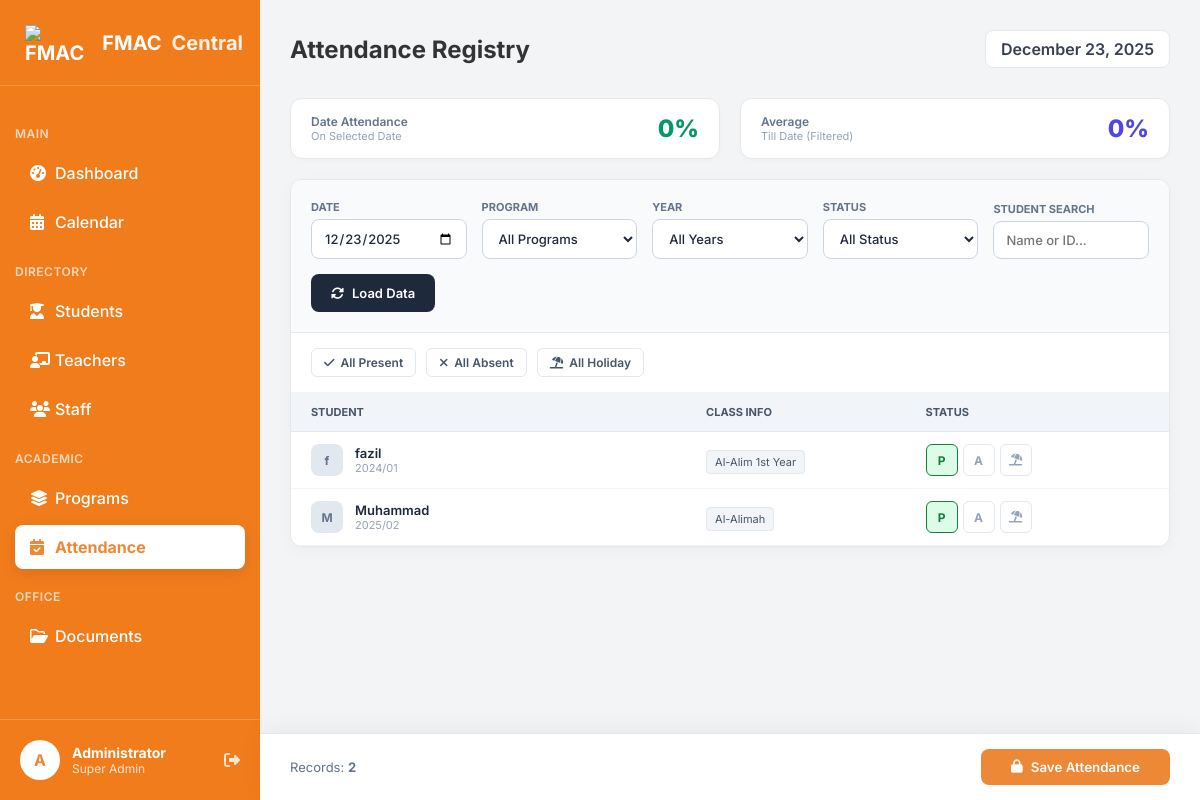
/attendance.php (signed in), run on an earlier commit of the app's database.
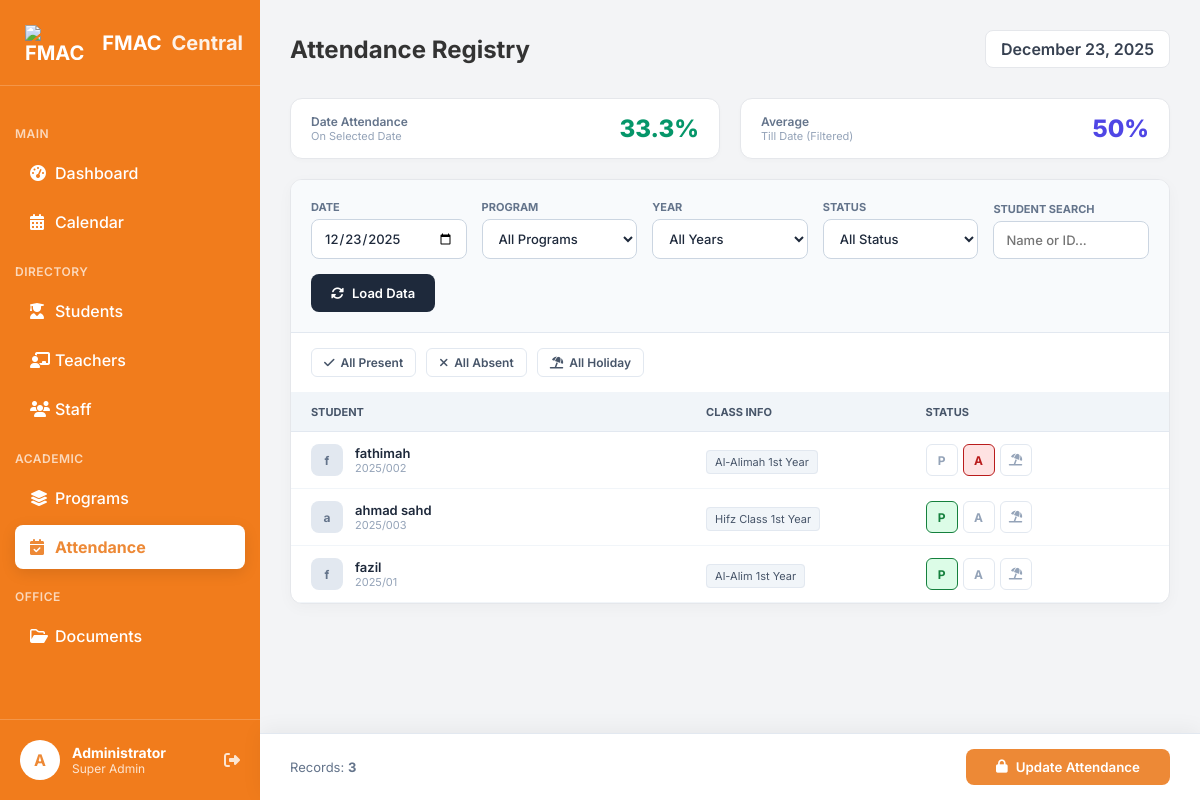
And on a later commit of the database.
### tables this page shows
CREATE TABLE `students` (
  `student_id` int(11) NOT NULL,
  `full_name` varchar(100) NOT NULL,
  `gender` enum('Male','Female') DEFAULT NULL,
  `dob` date DEFAULT NULL,
  `blood_group` varchar(5) DEFAULT NULL,
  `admission_no` varchar(20) DEFAULT NULL,
  `class_year` varchar(50) DEFAULT NULL,
  `status` enum('Active','Inactive','Graduated') DEFAULT 'Active',
  `admission_date` date DEFAULT NULL,
  `created_at` timestamp NOT NULL DEFAULT current_timestamp(),
  `phone` varchar(20) DEFAULT NULL,
  `emergency_phone` varchar(20) DEFAULT NULL,
  `email` varchar(100) DEFAULT NULL,
  `address` text DEFAULT NULL,
  `health_issues` text DEFAULT NULL,
  `photo` text DEFAULT NULL,
  `father_name` varchar(100) DEFAULT NULL,
  `mother_name` varchar(100) DEFAULT NULL
);

### attendance.php (the view, shortened to what the changed rows need)
<?php
include 'db_conn.php';
$selected_date  = isset($_GET['date']) ? $_GET['date'] : date('Y-m-d');
$filter_conditions = "s.status='Active' AND (s.admission_date <= '$selected_date' OR s.admission_date IS NULL)";
$active_count_query = mysqli_query($conn, "SELECT COUNT(*) as total FROM students s WHERE $filter_conditions");
$active_count_data = mysqli_fetch_assoc($active_count_query);
$total_filtered_students = $active_count_data['total'];
$present_count_query = mysqli_query($conn, "SELECT COUNT(*) as total FROM attendance a
                                            JOIN students s ON a.student_id = s.student_id
                                            WHERE a.date='$selected_date' AND a.status='Present' AND $filter_conditions");
$present_count_data = mysqli_fetch_assoc($present_count_query);
$present_on_date = $present_count_data['total'];
$date_percentage = ($total_filtered_students > 0) ? round(($present_on_date / $total_filtered_students) * 100, 1) : 0;
$range_percentage = 0;
if ($selected_date <= date('Y-m-d')) {
    $range_present_query = mysqli_query($conn, "SELECT COUNT(*) as total FROM attendance a
                                                JOIN students s ON a.student_id = s.student_id
                                                WHERE a.date >= '$selected_date' AND a.date <= CURDATE()
                                                AND a.status='Present' AND $filter_conditions");
    $range_present_data = mysqli_fetch_assoc($range_present_query);
    $total_range_present = $range_present_data['total'];
    $range_total_query = mysqli_query($conn, "SELECT COUNT(*) as total FROM attendance a
                                              JOIN students s ON a.student_id = s.student_id
                                              WHERE a.date >= '$selected_date' AND a.date <= CURDATE()
                                              AND $filter_conditions");
    $range_total_data = mysqli_fetch_assoc($range_total_query);
    $total_range_records = $range_total_data['total'];
    $range_percentage = ($total_range_records > 0) ? round(($total_range_present / $total_range_records) * 100, 1) : 0;
}
$query = "SELECT * FROM students s WHERE $filter_conditions ORDER BY s.admission_no ASC";
$students = mysqli_query($conn, $query);
$check_date_sql = "SELECT * FROM attendance WHERE date = '$selected_date' LIMIT 1";
$is_existing = (mysqli_num_rows(mysqli_query($conn, $check_date_sql)) > 0);
$btn_text = $is_existing ? "Update Attendance" : "Save Attendance";
?>
<!DOCTYPE html>
<html lang="en">
<head>
    <link rel="stylesheet" href="https://cdnjs.cloudflare.com/ajax/libs/font-awesome/6.4.0/css/all.min.css">
    <link rel="stylesheet" href="dashboard.css">
</head>
<body>
    <div class="dashboard-container">
        <main class="main-content">
            <header class="top-header">
                <h2>Attendance Registry</h2>
            </header>
            <div class="stats-row">
                <div class="stat-box">
                    <div>
                        <div class="stat-label" style="text-align:left;">Date Attendance</div>
                        <div style="font-size:11px; color:#94A3B8;">On Selected Date</div>
                    </div>
                    <div class="stat-value" style="color: #059669;"><?php echo $date_percentage; ?>%</div>
                </div>
                <div class="stat-box">
                    <div>
                        <div class="stat-label" style="text-align:left;">Average</div>
                        <div style="font-size:11px; color:#94A3B8;">Till Date (Filtered)</div>
                    </div>
                    <div class="stat-value" style="color: #4F46E5;"><?php echo $range_percentage; ?>%</div>
                </div>
            </div>
            <div class="attendance-card">
                <form method="POST" id="attForm">
                    <?php if (mysqli_num_rows($students) > 0) { ?>
                        <table class="att-table">
                            <thead>
                                <tr>
                                    <th style="width: 45%;">Student</th>
                                    <th style="width: 25%;">Class Info</th>
                                    <th style="width: 30%;">Status</th>
                                </tr>
                            </thead>
                            <tbody>
                                <?php while ($row = mysqli_fetch_assoc($students)) {
                                    $sid = $row['student_id'];
                                    $initial = substr($row['full_name'], 0, 1);
                                    $res = mysqli_query($conn, "SELECT status FROM attendance WHERE student_id='$sid' AND date='$selected_date'");
                                    $existing = mysqli_fetch_assoc($res);
                                    $status = $existing ? $existing['status'] : 'Present';
                                ?>
                                    <tr>
                                        <td>
                                            <div style="display:flex; align-items:center; gap:12px;">
                                                <div class="st-avatar"><?php echo $initial; ?></div>
                                                <div>
                                                    <div style="font-weight:600; font-size:13px; color:#1E293B;"><?php echo $row['full_name']; ?></div>
                                                    <div style="font-size:11px; color:#94A3B8;"><?php echo $row['admission_no']; ?></div>
                                                </div>
                                            </div>
                                        </td>
                                        <td>
                                            <span style="font-size:11px; color:#475569; background:#F1F5F9; padding:4px 8px; border-radius:4px; border:1px solid #E2E8F0;">
                                                <?php echo $row['class_year']; ?>
                                            </span>
                                        </td>
                                        <td>
                                            <div class="status-options">
                                                <label title="Present"><input type="radio" name="status[<?php echo $sid; ?>]" value="Present" class="status-radio" <?php if ($status == 'Present') echo 'checked'; ?>>
                                                    <div class="status-label">P</div>
                                                </label>
                                                <label title="Absent"><input type="radio" name="status[<?php echo $sid; ?>]" value="Absent" class="status-radio" <?php if ($status == 'Absent') echo 'checked'; ?>>
                                                    <div class="status-label">A</div>
                                                </label>
                                                <label title="Holiday"><input type="radio" name="status[<?php echo $sid; ?>]" value="Holiday" class="status-radio" <?php if ($status == 'Holiday') echo 'checked'; ?>>
                                                    <div class="status-label"><i class="fa-solid fa-umbrella-beach"></i></div>
                                                </label>
                                            </div>
                                        </td>
                                    </tr>
                                <?php } ?>
                            </tbody>
                        </table>
                        <div class="save-bar">
                            <div style="font-size:13px; color:#64748B;">
                                Records: <b><?php echo mysqli_num_rows($students); ?></b>
                            </div>
                            <button type="button" onclick="openSecurityModal()" class="btn-save">
                                <i class="fa-solid fa-lock"></i> <?php echo $btn_text; ?>
                            </button>
                        </div>
                    <?php } ?>
                </form>
            </div>
        </main>
    </div>
</body>
</html>

What changed in the data, as far as the page shows it:
removed students: full_name "f", full_name "fazil", admission_no "2024/01", class_year "Al-Alim 1st Year"
removed students: full_name "M", full_name "Muhammad", admission_no "2025/02", class_year "Al-Alimah"
added students: full_name "f", full_name "fathimah", admission_no "2025/002", class_year "Al-Alimah 1st Year"
added students: full_name "a", full_name "ahmad sahd", admission_no "2025/003", class_year "Hifz Class 1st Year"
added students: full_name "f", full_name "fazil", admission_no "2025/01", class_year "Al-Alim 1st Year"
Also different on the page:
$date_percentage: "0" → "33.3"
$range_percentage: "0" → "50"
mysqli_num_rows($students): "2" → "3"
$btn_text: "Save Attendance" → "Update Attendance"
